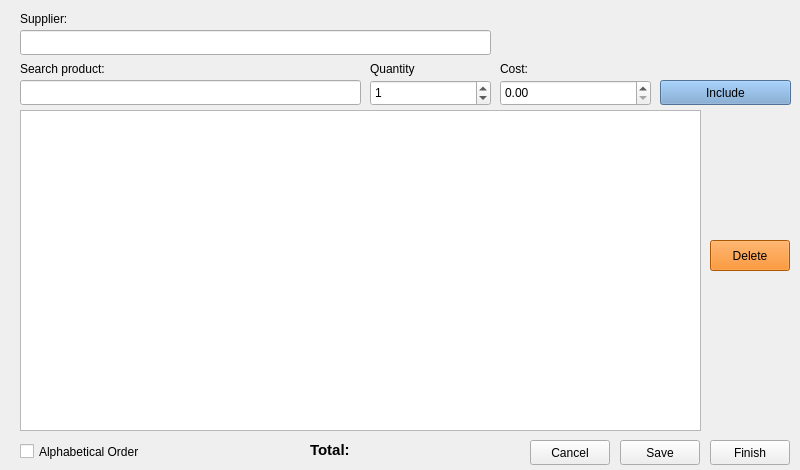
<?xml version="1.0" encoding="UTF-8"?>
<ui version="4.0">
 <class>purchOrderWin</class>
 <widget class="QWidget" name="purchOrderWin">
  <property name="windowModality">
   <enum>Qt::ApplicationModal</enum>
  </property>
  <property name="geometry">
   <rect>
    <x>0</x>
    <y>0</y>
    <width>800</width>
    <height>470</height>
   </rect>
  </property>
  <property name="windowTitle">
   <string>PyOfSale - Purchase Order</string>
  </property>
  <widget class="QLineEdit" name="searchLineEdit">
   <property name="geometry">
    <rect>
     <x>20</x>
     <y>80</y>
     <width>341</width>
     <height>25</height>
    </rect>
   </property>
   <property name="focusPolicy">
    <enum>Qt::ClickFocus</enum>
   </property>
  </widget>
  <widget class="QSpinBox" name="quantSpinbox">
   <property name="geometry">
    <rect>
     <x>370</x>
     <y>80</y>
     <width>121</width>
     <height>26</height>
    </rect>
   </property>
   <property name="layoutDirection">
    <enum>Qt::LeftToRight</enum>
   </property>
   <property name="autoFillBackground">
    <bool>false</bool>
   </property>
   <property name="frame">
    <bool>true</bool>
   </property>
   <property name="alignment">
    <set>Qt::AlignLeading|Qt::AlignLeft|Qt::AlignVCenter</set>
   </property>
   <property name="maximum">
    <number>99999999</number>
   </property>
   <property name="value">
    <number>1</number>
   </property>
  </widget>
  <widget class="QDoubleSpinBox" name="doubleSpinBox">
   <property name="geometry">
    <rect>
     <x>500</x>
     <y>80</y>
     <width>151</width>
     <height>26</height>
    </rect>
   </property>
   <property name="prefix">
    <string/>
   </property>
   <property name="maximum">
    <double>999999.989999999990687</double>
   </property>
  </widget>
  <widget class="QPushButton" name="deleteBtn">
   <property name="geometry">
    <rect>
     <x>710</x>
     <y>240</y>
     <width>80</width>
     <height>31</height>
    </rect>
   </property>
   <property name="styleSheet">
    <string notr="true">background-color: rgb(245, 121, 0);</string>
   </property>
   <property name="text">
    <string>Delete</string>
   </property>
   <property name="flat">
    <bool>false</bool>
   </property>
  </widget>
  <widget class="QLabel" name="searchLabel">
   <property name="geometry">
    <rect>
     <x>20</x>
     <y>60</y>
     <width>241</width>
     <height>17</height>
    </rect>
   </property>
   <property name="text">
    <string>Search product:</string>
   </property>
  </widget>
  <widget class="QLabel" name="quantLabel">
   <property name="geometry">
    <rect>
     <x>370</x>
     <y>60</y>
     <width>81</width>
     <height>17</height>
    </rect>
   </property>
   <property name="text">
    <string>Quantity</string>
   </property>
  </widget>
  <widget class="QLabel" name="priceLabel">
   <property name="geometry">
    <rect>
     <x>500</x>
     <y>60</y>
     <width>71</width>
     <height>17</height>
    </rect>
   </property>
   <property name="text">
    <string>Cost:</string>
   </property>
  </widget>
  <widget class="QLabel" name="totalLabel">
   <property name="geometry">
    <rect>
     <x>310</x>
     <y>440</y>
     <width>81</width>
     <height>21</height>
    </rect>
   </property>
   <property name="text">
    <string>&lt;html&gt;&lt;head/&gt;&lt;body&gt;&lt;p&gt;&lt;span style=&quot; font-size:11pt; font-weight:600;&quot;&gt;Total: &lt;/span&gt;&lt;/p&gt;&lt;/body&gt;&lt;/html&gt;</string>
   </property>
  </widget>
  <widget class="QTableWidget" name="tableWidget">
   <property name="geometry">
    <rect>
     <x>20</x>
     <y>110</y>
     <width>681</width>
     <height>321</height>
    </rect>
   </property>
   <property name="editTriggers">
    <set>QAbstractItemView::NoEditTriggers</set>
   </property>
   <property name="selectionMode">
    <enum>QAbstractItemView::SingleSelection</enum>
   </property>
   <property name="selectionBehavior">
    <enum>QAbstractItemView::SelectRows</enum>
   </property>
  </widget>
  <widget class="QPushButton" name="includeBtn">
   <property name="geometry">
    <rect>
     <x>660</x>
     <y>80</y>
     <width>131</width>
     <height>25</height>
    </rect>
   </property>
   <property name="styleSheet">
    <string notr="true">background-color: rgb(114, 159, 207);</string>
   </property>
   <property name="text">
    <string>Include</string>
   </property>
  </widget>
  <widget class="QPushButton" name="finButton">
   <property name="geometry">
    <rect>
     <x>710</x>
     <y>440</y>
     <width>80</width>
     <height>25</height>
    </rect>
   </property>
   <property name="text">
    <string>Finish</string>
   </property>
   <property name="icon">
    <iconset theme="checkbox">
     <normaloff>.</normaloff>.</iconset>
   </property>
   <property name="autoDefault">
    <bool>false</bool>
   </property>
   <property name="default">
    <bool>false</bool>
   </property>
   <property name="flat">
    <bool>false</bool>
   </property>
  </widget>
  <widget class="QPushButton" name="saveButton">
   <property name="geometry">
    <rect>
     <x>620</x>
     <y>440</y>
     <width>80</width>
     <height>25</height>
    </rect>
   </property>
   <property name="text">
    <string>Save</string>
   </property>
   <property name="icon">
    <iconset theme="document-save">
     <normaloff>.</normaloff>.</iconset>
   </property>
  </widget>
  <widget class="QPushButton" name="cancelButton">
   <property name="geometry">
    <rect>
     <x>530</x>
     <y>440</y>
     <width>80</width>
     <height>25</height>
    </rect>
   </property>
   <property name="text">
    <string>Cancel</string>
   </property>
   <property name="icon">
    <iconset theme="edit-delete">
     <normaloff>.</normaloff>.</iconset>
   </property>
  </widget>
  <widget class="QCheckBox" name="alphaOrderCheck">
   <property name="geometry">
    <rect>
     <x>20</x>
     <y>440</y>
     <width>131</width>
     <height>23</height>
    </rect>
   </property>
   <property name="text">
    <string>Alphabetical Order</string>
   </property>
  </widget>
  <widget class="QLineEdit" name="supplierLineEdit">
   <property name="geometry">
    <rect>
     <x>20</x>
     <y>30</y>
     <width>471</width>
     <height>25</height>
    </rect>
   </property>
  </widget>
  <widget class="QLabel" name="customerLabel">
   <property name="geometry">
    <rect>
     <x>20</x>
     <y>10</y>
     <width>61</width>
     <height>17</height>
    </rect>
   </property>
   <property name="text">
    <string>Supplier:</string>
   </property>
  </widget>
 </widget>
 <tabstops>
  <tabstop>supplierLineEdit</tabstop>
  <tabstop>tableWidget</tabstop>
  <tabstop>quantSpinbox</tabstop>
  <tabstop>doubleSpinBox</tabstop>
  <tabstop>includeBtn</tabstop>
  <tabstop>alphaOrderCheck</tabstop>
  <tabstop>deleteBtn</tabstop>
  <tabstop>cancelButton</tabstop>
  <tabstop>saveButton</tabstop>
  <tabstop>finButton</tabstop>
 </tabstops>
 <resources/>
 <connections>
  <connection>
   <sender>searchLineEdit</sender>
   <signal>returnPressed()</signal>
   <receiver>quantSpinbox</receiver>
   <slot>setFocus()</slot>
   <hints>
    <hint type="sourcelabel">
     <x>360</x>
     <y>80</y>
    </hint>
    <hint type="destinationlabel">
     <x>428</x>
     <y>82</y>
    </hint>
   </hints>
  </connection>
  <connection>
   <sender>tableWidget</sender>
   <signal>cellClicked(int,int)</signal>
   <receiver>tableWidget</receiver>
   <slot>sortByColumn(int)</slot>
   <hints>
    <hint type="sourcelabel">
     <x>525</x>
     <y>193</y>
    </hint>
    <hint type="destinationlabel">
     <x>589</x>
     <y>318</y>
    </hint>
   </hints>
  </connection>
  <connection>
   <sender>quantSpinbox</sender>
   <signal>editingFinished()</signal>
   <receiver>doubleSpinBox</receiver>
   <slot>setFocus()</slot>
   <hints>
    <hint type="sourcelabel">
     <x>476</x>
     <y>99</y>
    </hint>
    <hint type="destinationlabel">
     <x>596</x>
     <y>95</y>
    </hint>
   </hints>
  </connection>
  <connection>
   <sender>supplierLineEdit</sender>
   <signal>returnPressed()</signal>
   <receiver>searchLineEdit</receiver>
   <slot>setFocus()</slot>
   <hints>
    <hint type="sourcelabel">
     <x>265</x>
     <y>43</y>
    </hint>
    <hint type="destinationlabel">
     <x>182</x>
     <y>93</y>
    </hint>
   </hints>
  </connection>
  <connection>
   <sender>doubleSpinBox</sender>
   <signal>editingFinished()</signal>
   <receiver>includeBtn</receiver>
   <slot>click()</slot>
   <hints>
    <hint type="sourcelabel">
     <x>644</x>
     <y>89</y>
    </hint>
    <hint type="destinationlabel">
     <x>752</x>
     <y>90</y>
    </hint>
   </hints>
  </connection>
 </connections>
</ui>
